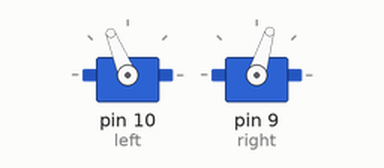
The sketch below on a simulated Arduino Uno, built with avr-gcc and run on an emulated ATmega328P. On the bench: 2 × servo.

Above: at 0.05 s.
At 4.0 s:
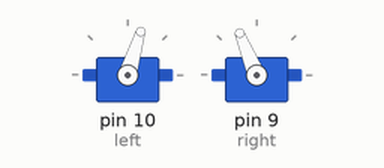
Timing chart, 0 to 5.2 s (numbered marks = the images above):
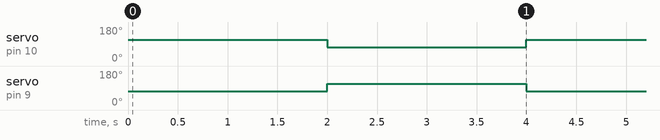

The sketch:

User_Program3_2.ino
```cpp
/*Software 1073 Arduino BoeBots
User Program
Method stubs are pre-made. add your own code to complete the challenge!

Program Task: drive the robot forward, and then backward, for two different time intervals
Feel free to view the example program within the same folder if you need help!
*/

#include <Servo.h>;
Servo left;
Servo right;
int delTime = 2000;

void setup(){
  left.attach(10);
  right.attach(9);

}

void loop(){
  left.writeMicroseconds(1700);
  right.writeMicroseconds(1300);
  delay(delTime);
  left.writeMicroseconds(1300);
  right.writeMicroseconds(1700);
  delay(delTime);
}
```

Measured:
- by itself, servo on pin 10 (left), servo on pin 9 (right): alternates 112° for 2.0 s and 73° for 2.0 s
